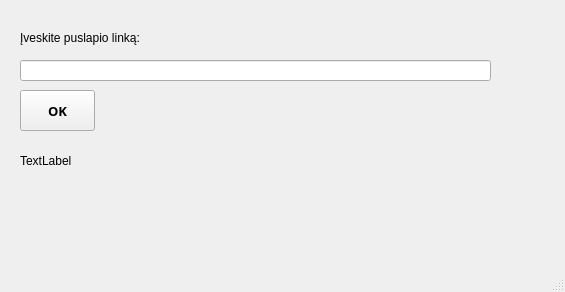
<?xml version="1.0" encoding="UTF-8"?>
<ui version="4.0">
 <class>MainWindow</class>
 <widget class="QMainWindow" name="MainWindow">
  <property name="geometry">
   <rect>
    <x>0</x>
    <y>0</y>
    <width>565</width>
    <height>292</height>
   </rect>
  </property>
  <property name="windowTitle">
   <string>MainWindow</string>
  </property>
  <widget class="QWidget" name="centralwidget">
   <widget class="QLabel" name="veiksmas">
    <property name="geometry">
     <rect>
      <x>20</x>
      <y>30</y>
      <width>131</width>
      <height>16</height>
     </rect>
    </property>
    <property name="text">
     <string>Įveskite puslapio linką:</string>
    </property>
   </widget>
   <widget class="QLineEdit" name="url">
    <property name="geometry">
     <rect>
      <x>20</x>
      <y>60</y>
      <width>471</width>
      <height>21</height>
     </rect>
    </property>
   </widget>
   <widget class="QPushButton" name="button">
    <property name="geometry">
     <rect>
      <x>20</x>
      <y>90</y>
      <width>75</width>
      <height>41</height>
     </rect>
    </property>
    <property name="font">
     <font>
      <family>Candara</family>
      <pointsize>10</pointsize>
      <bold>true</bold>
     </font>
    </property>
    <property name="text">
     <string>OK</string>
    </property>
   </widget>
   <widget class="QLabel" name="atsakymas">
    <property name="geometry">
     <rect>
      <x>20</x>
      <y>150</y>
      <width>301</width>
      <height>21</height>
     </rect>
    </property>
    <property name="frameShape">
     <enum>QFrame::NoFrame</enum>
    </property>
    <property name="frameShadow">
     <enum>QFrame::Plain</enum>
    </property>
    <property name="text">
     <string>TextLabel</string>
    </property>
   </widget>
  </widget>
  <widget class="QMenuBar" name="menubar">
   <property name="geometry">
    <rect>
     <x>0</x>
     <y>0</y>
     <width>565</width>
     <height>22</height>
    </rect>
   </property>
  </widget>
  <widget class="QStatusBar" name="statusbar"/>
 </widget>
 <resources/>
 <connections/>
</ui>
